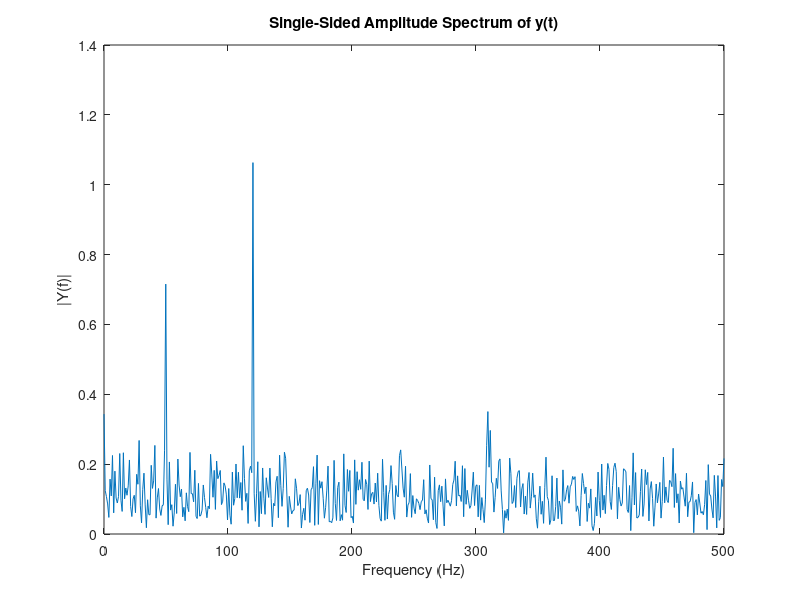

The MATLAB source for this figure:
% Vasaant Krishnan

clf

% Variables
SIGMA = 1;
NU_0  = 10;         % Centre freq in Hz
NU = -20:0.01:20;   % Freq range around centre in Hz

%%====================================
%
%    Function definition for a Gaussian
%

CONST = 1/(2*SIGMA*sqrt(2*pi));  % Constant term
DENOM = -1/(2*SIGMA*SIGMA);      % Denominators in exp() argument

NUMER_1 = (NU - NU_0).^2;        % 1st term numerator
NUMER_2 = (NU + NU_0).^2;        % 2nd term numerator

ARG_1 = NUMER_1 * DENOM;         % Combine numerator and denominator
ARG_2 = NUMER_2 * DENOM;         % Combine numerator and denominator

AMP = CONST * (exp(ARG_1) + exp(ARG_2));    % Power spectrum is defined as a Gaussian

figure(1)
clf
plot(NU,AMP)

%%======================


%%====================================
%
%    Take the I.F.T of AMP
%

DELAY = fft(AMP);
s = fftshift(real(DELAY));
plot(NU,s)

%%======================


%%====================================
%
%    This is the result of an analytic
%    F.T function
%

A = exp(-2*(pi*NU*SIGMA).^2);
B = cos( 2* pi*NU_0*NU);
R = A.*B;     % I.F.T of AMP is the DELAY

%%======================


Fs = 1000;                    % Sampling frequency
T = 1/Fs;                     % Sample time
L = 1000;                     % Length of signal
t = (0:L-1)*T;                % Time vector
% Sum of a 50 Hz sinusoid and a 120 Hz sinusoid

x = 0.7*sin(2*pi*50*t) + sin(2*pi*120*t);
y = x + 2*randn(size(t));     % Sinusoids plus noise
plot(Fs*t(1:50),y(1:50))

NFFT = 2^nextpow2(L); % Next power of 2 from length of y
Y = fft(y,NFFT)/L;
f = Fs/2*linspace(0,1,NFFT/2+1);

% Plot single-sided amplitude spectrum.
plot(f,2*abs(Y(1:NFFT/2+1)))
title('Single-Sided Amplitude Spectrum of y(t)')
xlabel('Frequency (Hz)')
ylabel('|Y(f)|')
